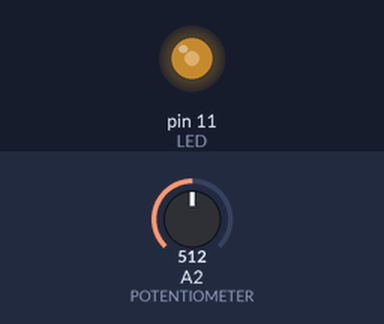
Bench run of a sketch on a simulated Arduino Uno, built with avr-gcc and run on an emulated ATmega328P. On the bench: output pins drawn as LEDs (lit = HIGH). The test bench sets the inputs (shaded band); at power-on: A2 (POTENTIOMETER) = 512. What the sketch prints to the serial monitor is not drawn.

Above: at 1.2 s.
1.3 s: A2 (POTENTIOMETER) set to 716
At 2.5 s:
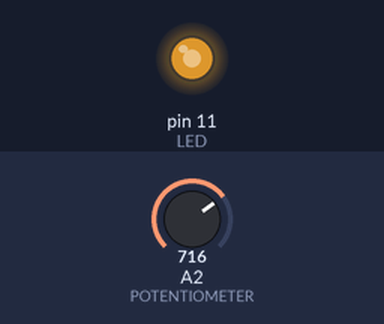
2.8 s: A2 (POTENTIOMETER) set to 900
At 3.8 s:
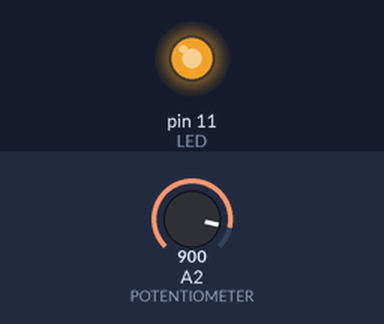
4.3 s: A2 (POTENTIOMETER) set to 245
At 5.0 s:
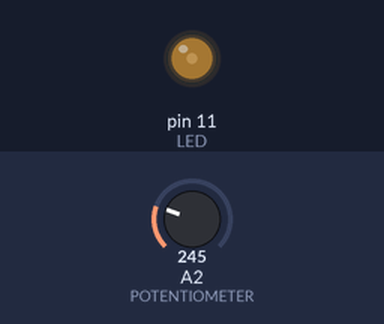
5.8 s: A2 (POTENTIOMETER) set to 0
At 6.1 s:
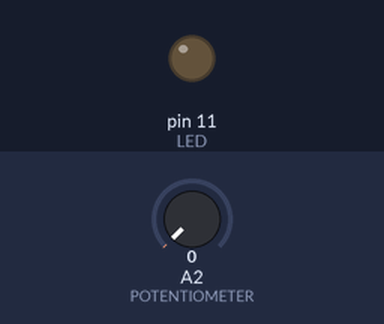
Timing chart, 0 to 8.3 s (numbered marks = the images above; inputs shaded):
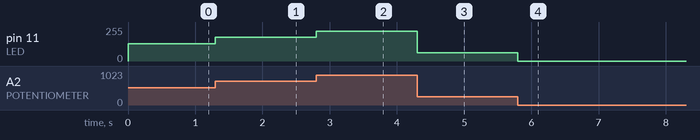

The sketch:

EPROM.ino
```cpp
#include <EEPROM.h>

#define ADDRESS 100
#define LED 11
#define POTENTIOMETER A2
byte maxBrightness;
void setup() {
  // put your setup code here, to run once:
  Serial.begin(115200);
  Serial.setTimeout(10);
  pinMode(LED, OUTPUT);
  maxBrightness = EEPROM.read(ADDRESS);
  Serial.println(maxBrightness);
}

void loop() {
  // put your main code here, to run repeatedly:
  if(Serial.available() > 0) {
    int data = Serial.parseInt();
    if(data >= 0 && data <= 255) {
      EEPROM.write(ADDRESS, data);
      maxBrightness = data;
    }
  }
  byte brightness = analogRead(POTENTIOMETER)/4;
  if(brightness< maxBrightness){
    analogWrite(LED, brightness);
  }
}
```

Measured:
- after the input at 1.3 s, pin 11 (LED): 128/255 → 179/255 at once
- after the input at 2.8 s, pin 11 (LED): 179/255 → 225/255 at once
- after the input at 4.3 s, pin 11 (LED): 225/255 → 61/255 at once
- after the input at 5.8 s, pin 11 (LED): 61/255 → 0/255 at once
